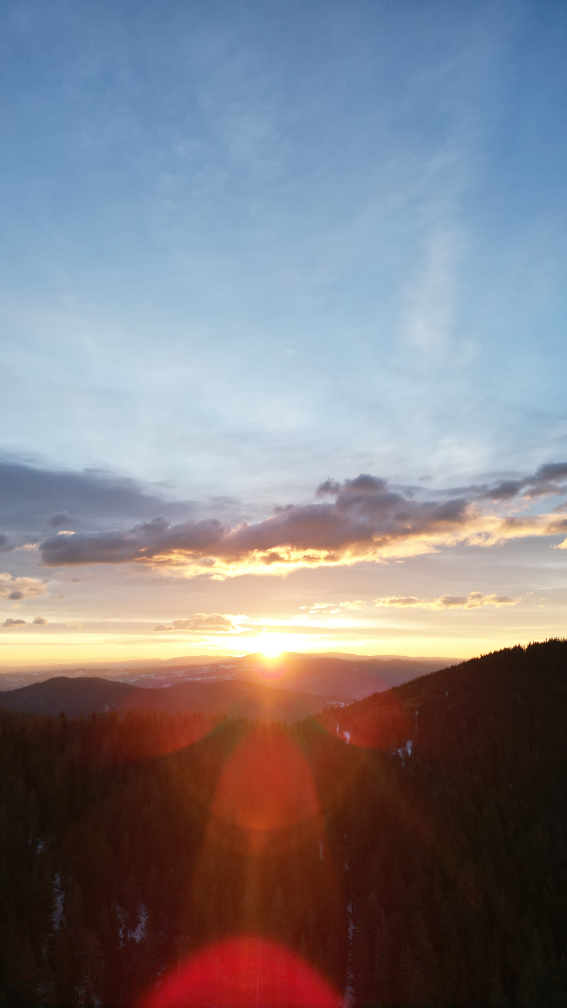
#> input picture dji_fly_20240205_074018_97_1707169913088_photo.jpg, 2268 x 4032 px (shown at 1/4 size)
$ python main.py
#> lines starting #> are read from the running program, lines starting #| are printed output that depends on the picture
import cv2
import numpy as np
import matplotlib.pyplot as plt

def equalize_histogram_manual(image):
    # 1. Изчисляване на хистограмата
    # np.bincount е по-бърз от np.histogram за цели числа
    # image.flatten() превръща 2D масива в 1D
    # minlength=256 гарантира, че имаме 256 bins,
    # дори ако някои нива на сиво липсват в изображението.
    hist = np.bincount(image.flatten(), minlength=256)

    # 2. Изчисляване на кумулативната дистрибутивна функция (CDF)
    # cdf[i] съдържа сумата от hist[0] до hist[i]
    cdf = hist.cumsum()

    # 3. Нормализиране на CDF за създаване на Look-Up Table (LUT)

    # Намираме първата не-нулева стойност в CDF.
    # Това е cdf_min според формулата от Wikipedia.
    # Използваме маскиран масив , за да игнорираме нулите.
    # Това е важно за изображения, които нямат пиксели с интензитет 0.
    cdf_masked = np.ma.masked_equal(cdf, 0)
    cdf_min = cdf_masked.min()

    # Общ брой пиксели = M * N = cdf[-1] (последната стойност в CDF)
    num_pixels = cdf[-1]

    # Формула за трансформация :
    # h(v) = round( (cdf(v) - cdf_min) / (M*N - cdf_min) * (L - 1) )
    # Където L = 256
    L = 256

    # Прилагаме формулата за всички стойности от 0 до 255 едновременно
    # (cdf - cdf_min) * (L - 1)
    numerator = (cdf - cdf_min) * (L - 1)
    # (num_pixels - cdf_min)
    denominator = (num_pixels - cdf_min)

    # Изчисляваме LUT
    lut = np.round(numerator / denominator)

    # Резултатът трябва да е от тип uint8
    lut = lut.astype('uint8')

    # 4. Прилагане на LUT към оригиналното изображение
    # NumPy позволява "индексиране" на масив с друг масив .
    # Всеки пиксел със стойност 'v' в 'image' се заменя с 'lut[v]'.
    # Това е изключително бързо и заменя ръчния for-цикъл.
    equalized_image = lut[image]

    return equalized_image

image_path = 'dji_fly_20240205_074018_97_1707169913088_photo.jpg'

# 1. Зареждане на изображение
original_image = cv2.imread(image_path)
#> original_image is the input picture: shape (4032, 2268, 3); mean B, G, R 132.8, 126.3, 129.7

# Проверка дали изображението е заредено успешно
if original_image is None:
    print(f"ГРЕШКА: Не може да се зареди изображение от '{image_path}'.")
    print("Създаване на синтетично тестово изображение с нисък контраст...")
    # Създаване на просто градиентно изображение с нисък контраст
    original_image = np.fromfunction(lambda i, j: (i + j) // 10 + 80, (400, 500), dtype='uint8')
    is_test_image = True
else:
    is_test_image = False

# 2. Конвертиране в нива на сивото
# Алгоритъмът работи върху едноканални изображения.
if len(original_image.shape) > 2:
    gray_image = cv2.cvtColor(original_image, cv2.COLOR_BGR2GRAY)
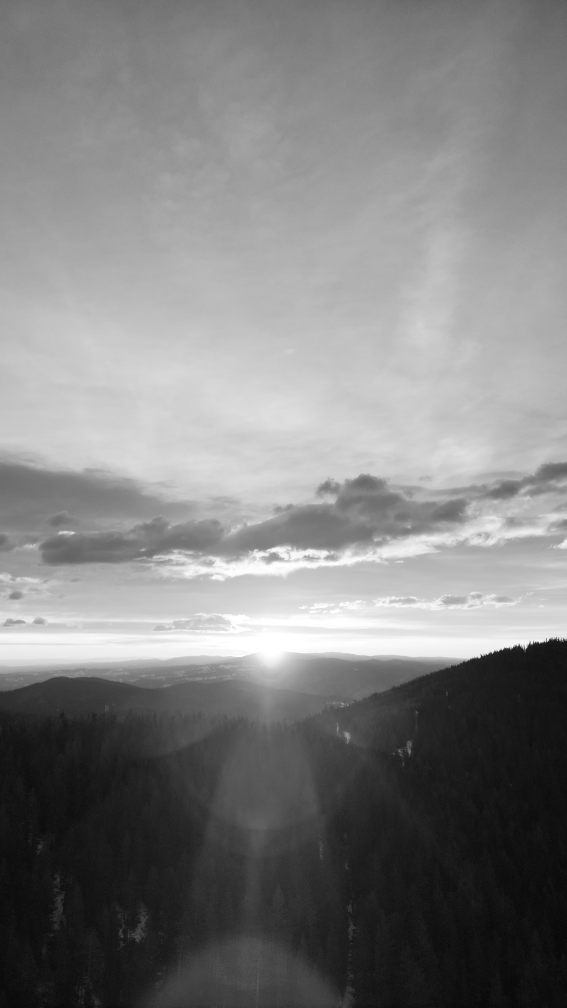
#> gray_image: shape (4032, 2268) (shown at 1/4 size); min 0, max 255, mean 128.1
else:
    gray_image = original_image

# 3. Прилагане на моя алгоритъм
equalized_image = equalize_histogram_manual(gray_image)
#> in equalize_histogram_manual, `hist = np.bincount(image.flatten(), minlength=256)`: hist = 256 values, max 93053 at index 22, min 41 at index 0, mean 35721
#> in equalize_histogram_manual, `cdf = hist.cumsum()`: cdf = 256 values from 41 to 9144576
#> in equalize_histogram_manual, `cdf_min = cdf_masked.min()`: cdf_min = 41
#> in equalize_histogram_manual, `num_pixels = cdf[-1]`: num_pixels = 9144576
#> in equalize_histogram_manual, `numerator = (cdf - cdf_min) * (L - 1)`: numerator = 256 values from 0 to 2331856425
#> in equalize_histogram_manual, `denominator = (num_pixels - cdf_min)`: denominator = 9144535
#> in equalize_histogram_manual, `lut = np.round(numerator / denominator)`: lut = 256 values from 0 to 255
#> in equalize_histogram_manual, `equalized_image = lut[image]`:
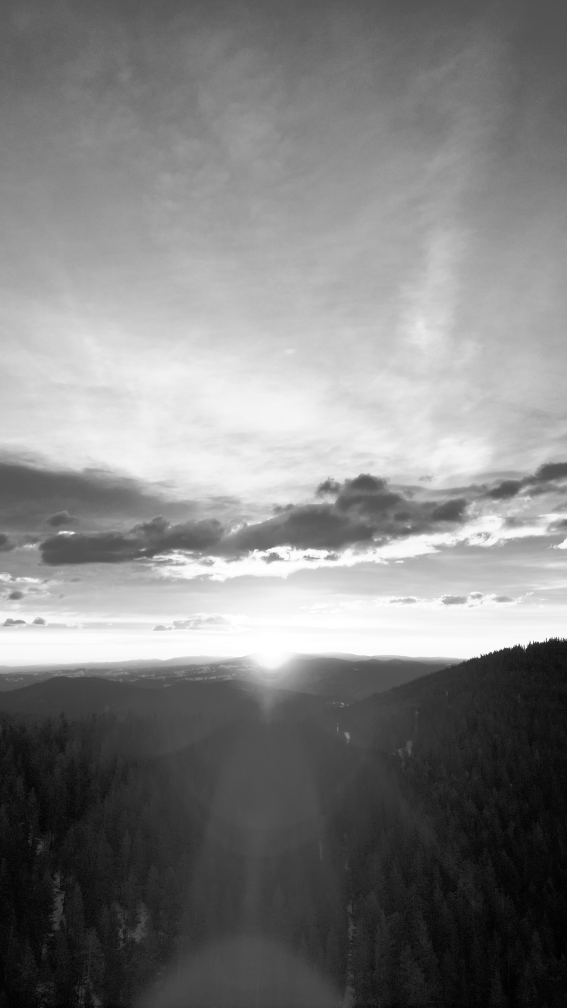
#> equalized_image: shape (4032, 2268) (shown at 1/4 size); min 0, max 255, mean 128.2

# 4. Изчисляване на хистограми за визуализация
hist_original = cv2.calcHist([gray_image], [0], None, [256], [0, 256])
#> hist_original has the same summary as hist in equalize_histogram_manual
hist_equalized = cv2.calcHist([equalized_image], [0], None, [256], [0, 256])
#> hist_equalized = 256 values, max 93053 at index 24, min 0 at index 5, mean 35721

# 5. Визуализация на резултатите с Matplotlib
plt.figure(figsize=(12, 10))
plt.suptitle('Демонстрация на изравняване на хистограма', fontsize=16)

# Входно изображение
plt.subplot(2, 2, 1)
plt.imshow(gray_image, cmap='gray', vmin=0, vmax=255)
plt.title('Оригинално изображение (Вход)')
plt.axis('off')

# Изходно изображение
plt.subplot(2, 2, 2)
plt.imshow(equalized_image, cmap='gray', vmin=0, vmax=255)
plt.title('Изравнено изображение (Изход)')
plt.axis('off')

# Хистограма на входа
plt.subplot(2, 2, 3)
plt.plot(hist_original, color='blue')
plt.title('Хистограма на оригинала')
plt.xlabel('Интензитет (0-255)')
plt.ylabel('Брой пиксели')
plt.xlim([0, 256])
plt.grid(True)

# Хистограма на изхода
plt.subplot(2, 2, 4)
plt.plot(hist_equalized, color='red')
plt.title('Хистограма на изравненото')
plt.xlabel('Интензитет (0-255)')
plt.ylabel('Брой пиксели')
plt.xlim([0, 256])
plt.grid(True)

# Показване на графиката
plt.tight_layout(rect=[0, 0.03, 1, 0.95])
plt.show()
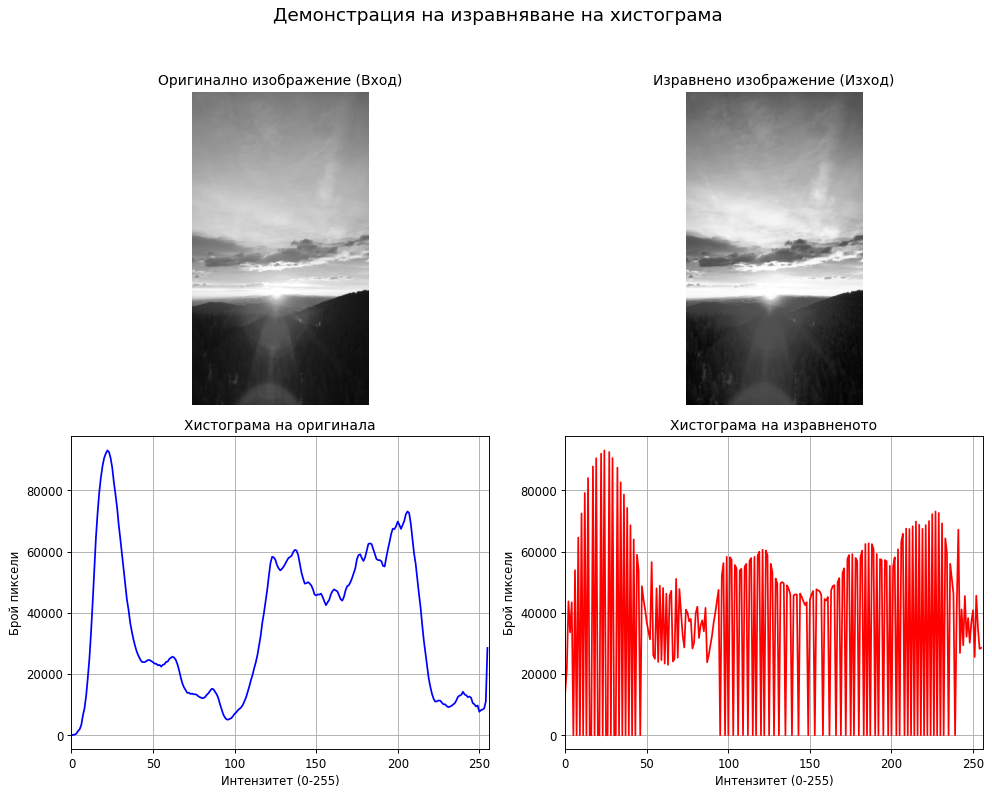
#> figure drawn by matplotlib, 4 panels; panel 3: curve peaks at x = 22, y = 93053; panel 4: curve peaks at x = 24, y = 93053

# Запазване на резултата
output_filename = 'equalized_output.png'
cv2.imwrite(output_filename, equalized_image)
print(f"Изравненото изображение е запазено като '{output_filename}'")

if is_test_image:
    input_filename = 'input_test_image.png'
    cv2.imwrite(input_filename, gray_image)
    print(f"Тестовото входно изображение е запазено като '{input_filename}'")
